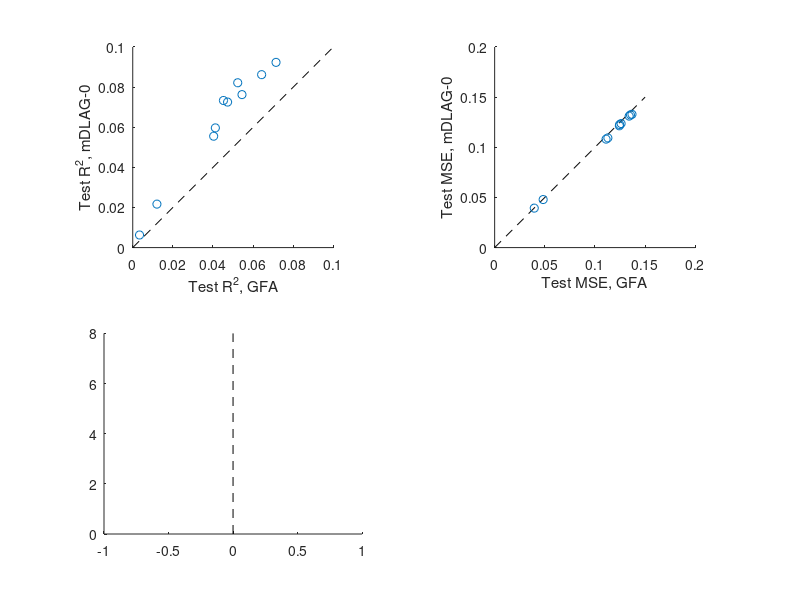

Reproduce this figure in MATLAB. (Note: this script raises an error after producing the figure.)
% performance_summary.m
%
% Description: Compare performance of mDLAG to alternative methods.
%
% Author:
%     Evren Gokcen    egokcen@cmu.edu

%% mDLAG-0 vs GFA

load('./results/pred_mdlag0.mat');
load('./results/pred_gfa.mat');

figure;
med_height = 8;

subplot(2,2,1);
hold on;
line([0 0.1], [0 0.1], 'color', 'k', 'linestyle', '--');
scatter(R2gfa(:), R2mdlag0(:), 'k.');
axis square;
xlabel('Test R^2, GFA');
ylabel('Test R^2, mDLAG-0');

subplot(2,2,2);
hold on;
line([0 0.15], [0 0.15], 'color', 'k', 'linestyle', '--');
scatter(MSEgfa(:), MSEmdlag0(:), 'k.');
axis square;
xlabel('Test MSE, GFA');
ylabel('Test MSE, mDLAG-0');

subplot(2,2,3);
hold on;
normalization = 'count';
edges = -0.05:0.01:0.05;
line([0 0], [0 med_height], 'color', 'k', 'linestyle', '--');
histogram(R2mdlag0(:) - R2gfa(:), edges,...
      'EdgeColor', 'k', 'FaceColor', 'k', 'FaceAlpha', 0.2, 'LineWidth', 2.0, 'Normalization', normalization);
% Plot median
scatter(median(R2mdlag0(:) - R2gfa(:)), med_height, 'vk', 'filled');
xlabel('mDLAG-0 R^2 - GFA R^2');
ylabel(normalization);
axis square;

subplot(2,2,4);
hold on;
normalization = 'count';
edges = -0.008:0.002:0.008;
line([0 0], [0 med_height], 'color', 'k', 'linestyle', '--');
histogram(MSEmdlag0(:) - MSEgfa(:), edges, ...
      'EdgeColor', 'k', 'FaceColor', 'k', 'FaceAlpha', 0.2, 'LineWidth', 2.0, 'Normalization', normalization);
% Plot median
scatter(median(MSEmdlag0(:) - MSEgfa(:)), med_height, 'vk', 'filled');
xlabel('mDLAG-0 MSE - GFA MSE');
ylabel(normalization);
axis square;

% Significance tests
[p_R2_mdlag0gfa,~] = signtest(R2mdlag0(:), R2gfa(:), 'alpha', 0.05, 'tail', 'right')

[p_MSE_mdlag0gfa,~] = signtest(MSEmdlag0(:), MSEgfa(:), 'alpha', 0.05, 'tail', 'left')

%% mDLAG vs mDLAG-0

load('./results/pred_mdlag.mat');
load('./results/pred_mdlag0.mat');

figure;
med_height = 8;

subplot(2,2,1);
hold on;
line([0 0.1], [0 0.1], 'color', 'k', 'linestyle', '--');
scatter(R2mdlag0(:), R2mdlag(:), 'k.');
axis square;
xlabel('Test R^2, mDLAG-0');
ylabel('Test R^2, mDLAG');

subplot(2,2,2);
hold on;
line([0 0.15], [0 0.15], 'color', 'k', 'linestyle', '--');
scatter(MSEmdlag0(:), MSEmdlag(:), 'k.')
axis square;
xlabel('Test MSE, mDLAG-0');
ylabel('Test MSE, mDLAG');

subplot(2,2,3);
hold on;
normalization = 'count';
edges = -0.008:0.002:0.008;
line([0 0], [0 med_height], 'color', 'k', 'linestyle', '--');
histogram(R2mdlag(:) - R2mdlag0(:), edges,...
      'EdgeColor', 'k', 'FaceColor', 'k', 'FaceAlpha', 0.2, 'LineWidth', 2.0, 'Normalization', normalization);
% Plot median
scatter(median(R2mdlag(:) - R2mdlag0(:)), med_height, 'vk', 'filled');
xlabel('mDLAG R^2 - mDLAG-0 R^2');
ylabel(normalization);
axis square;

subplot(2,2,4);
hold on;
normalization = 'count';
edges = -0.002:0.0004:0.002;
line([0 0], [0 med_height], 'color', 'k', 'linestyle', '--');
histogram(MSEmdlag(:) - MSEmdlag0(:), edges, ...
      'EdgeColor', 'k', 'FaceColor', 'k', 'FaceAlpha', 0.2, 'LineWidth', 2.0, 'Normalization', normalization);
% Plot median
scatter(median(MSEmdlag(:) - MSEmdlag0(:)), med_height, 'vk', 'filled');
xlabel('mDLAG MSE - mDLAG-0 MSE');
ylabel(normalization);
axis square;

% Significance tests
[p_R2_mdlag0,~] = signtest(R2mdlag(:), R2mdlag0(:), 'alpha', 0.05, 'tail', 'right')

[p_MSE_mdlag0,~] = signtest(MSEmdlag(:), MSEmdlag0(:), 'alpha', 0.05, 'tail', 'left')

%% mDLAG vs GFA

load('./results/pred_mdlag.mat');
load('./results/pred_gfa.mat');

figure;
med_height = 8;

subplot(2,2,1);
hold on;
line([0 0.1], [0 0.1], 'color', 'k', 'linestyle', '--');
scatter(R2gfa(:), R2mdlag(:), 'k.');
axis square;
xlabel('Test R^2, GFA');
ylabel('Test R^2, mDLAG');

subplot(2,2,2);
hold on;
line([0 0.15], [0 0.15], 'color', 'k', 'linestyle', '--');
scatter(MSEgfa(:), MSEmdlag(:), 'k.');
axis square;
xlabel('Test MSE, GFA');
ylabel('Test MSE, mDLAG');

subplot(2,2,3);
hold on;
normalization = 'count';
edges = -0.05:0.01:0.05;
line([0 0], [0 med_height], 'color', 'k', 'linestyle', '--');
histogram(R2mdlag(:) - R2gfa(:), edges,...
      'EdgeColor', 'k', 'FaceColor', 'k', 'FaceAlpha', 0.2, 'LineWidth', 2.0, 'Normalization', normalization);
% Plot median
scatter(median(R2mdlag(:) - R2gfa(:)), med_height, 'vk', 'filled');
xlabel('mDLAG R^2 - GFA R^2');
ylabel(normalization);
axis square;

subplot(2,2,4);
hold on;
normalization = 'count';
edges = -0.008:0.002:0.008;
line([0 0], [0 med_height], 'color', 'k', 'linestyle', '--');
histogram(MSEmdlag(:) - MSEgfa(:), edges, ...
      'EdgeColor', 'k', 'FaceColor', 'k', 'FaceAlpha', 0.2, 'LineWidth', 2.0, 'Normalization', normalization);
% Plot median
scatter(median(MSEmdlag(:) - MSEgfa(:)), med_height, 'vk', 'filled');
xlabel('mDLAG MSE - GFA MSE');
ylabel(normalization);
axis square;

% Significance tests
[p_R2_gfa,~] = signtest(R2mdlag(:), R2gfa(:), 'alpha', 0.05, 'tail', 'right')

[p_MSE_gfa,~] = signtest(MSEmdlag(:), MSEgfa(:), 'alpha', 0.05, 'tail', 'left')
